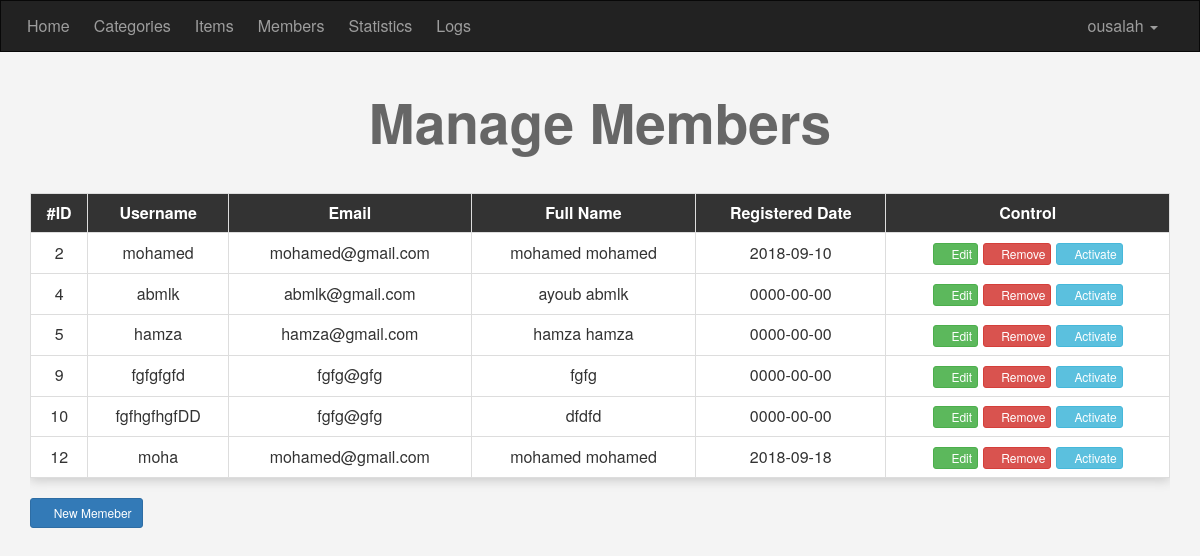
The app's page /admin/members.php (signed in), older data.
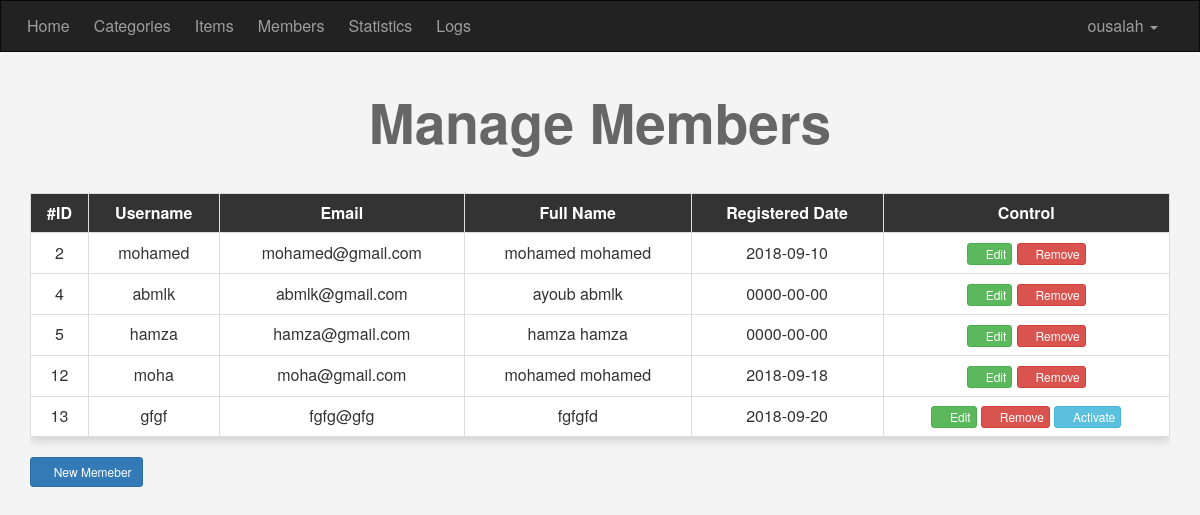
The same page, newer data.
### tables this page shows
CREATE TABLE `users` (
  `UserID` int(11) NOT NULL,
  `Username` varchar(255) NOT NULL,
  `Password` varchar(255) NOT NULL,
  `Email` varchar(255) NOT NULL,
  `FullName` varchar(255) NOT NULL,
  `GroupID` int(11) NOT NULL DEFAULT '0',
  `TrustStatus` int(11) NOT NULL DEFAULT '0',
  `RegStatus` int(11) NOT NULL DEFAULT '0' COMMENT 'Registration Approval',
  `Date` date NOT NULL
);

### admin/members.php (the view, shortened to what this page needs)
<?php
  if (isset($_SESSION['Username'])) {
    include 'init.php';
    $do = (isset($_GET['do']) && !empty($_GET['do'])) ? $_GET['do'] : 'manage';
    if ($do == 'manage') {
      $query = "";
      $stmt = $con->prepare("SELECT * FROM users WHERE GroupID != 1 $query");
      $stmt->execute();
      $rows = $stmt->fetchAll();
      $count = $stmt->rowCount();
?>
      <h1 class='text-center'>Manage Members</h1>
      <div class="container">
        <div class="table-responsive">
          <table class="main-table text-center table table-bordered">
            <tr>
              <th>#ID</th>
              <th>Username</th>
              <th>Email</th>
              <th>Full Name</th>
              <th>Registered Date</th>
              <th>Control</th>
            </tr>
            <?php if ($count > 0): ?>
              <?php foreach ($rows as $row): ?>
                <tr>
                  <td><?php echo $row["UserID"]; ?></td>
                  <td><?php echo $row["Username"]; ?></td>
                  <td><?php echo $row["Email"]; ?></td>
                  <td><?php echo $row["FullName"]; ?></td>
                  <td><?php echo $row["Date"]; ?></td>
                  <td>
                    <a href="?do=edit&userid=<?php echo $row["UserID"]; ?>" class="btn btn-success btn-xs"><i class="fa fa-edit"></i> Edit</a>
                    <a href="?do=delete&userid=<?php echo $row["UserID"]; ?>" class="btn btn-danger btn-xs confirm"><i class="fa fa-remove"></i> Remove</a>
                    <?php if ($row["RegStatus"] == 0): ?>
                      <a href="?do=activate&userid=<?php echo $row["UserID"]; ?>" class="btn btn-info btn-xs"><i class="fa fa-check"></i> Activate</a>
                    <?php endif; ?>
                  </td>
                </tr>
              <?php endforeach; ?>
            <?php else: ?>
              <tr>
                <td colspan='6'>No Data to Show.</td>
              </tr>
            <?php endif; ?>
          </table>
        </div>
        <a href="members.php?do=add" class="btn btn-primary btn-sm"><i class="fa fa-plus"></i> New Memeber</a>
      </div>
<?php
    }
    include $tpl . "footer.php";
  } else {
    header('Location: index.php');
    exit();
  }

### admin/includes/templates/header.php (shortened to what this page needs)
<!DOCTYPE html>
<html lang="en" dir="ltr">
  <head>
    <link rel="stylesheet" href="<?php echo $css . 'bootstrap.min.css' ?>">
    <link rel="stylesheet" href="<?php echo $css . 'font-awesome.min.css' ?>">
    <link rel="stylesheet" href="<?php echo $css . 'backend.css' ?>">
  </head>
  <body>

### admin/init.php (shortened to what this page needs)
<?php
  $lang = "includes/languages/";
  $tpl  = "includes/templates/";
  $css  = "layout/css/";
  include $lang . "english.php";
  include $tpl . "header.php";
  if (!isset($noNavbar)) { include $tpl . "navbar.php"; }

### admin/includes/templates/navbar.php (shortened to what this page needs)
<nav class="navbar navbar-inverse">
  <div class="container">
    <div class="navbar-header">
      <a class="navbar-brand" href="dashboard.php"><?php lang('ADMIN_HOME'); ?></a>
    </div>
    <div class="collapse navbar-collapse" id="app-nav">
      <ul class="nav navbar-nav">
        <li><a href="#"><?php lang('ADMIN_CATEGORIES') ?></a></li>
        <li><a href="#"><?php lang('ADMIN_ITEMS') ?></a></li>
        <li><a href="members.php"><?php lang('ADMIN_MEMBERS') ?></a></li>
        <li><a href="#"><?php lang('ADMIN_STATISTICS') ?></a></li>
        <li><a href="#"><?php lang('ADMIN_LOGS') ?></a></li>
      </ul>
      <ul class="nav navbar-nav navbar-right">
        <li class="dropdown">
          <a href="#" class="dropdown-toggle" data-toggle="dropdown" role="button" aria-haspopup="true" aria-expanded="false">
            <?php if (isset($_SESSION['Username'])) { echo $_SESSION['Username']; } ?>
            <span class="caret"></span>
          </a>
        </li>
      </ul>
    </div>
  </div>
</nav>

### admin/includes/languages/english.php
<?php
  function lang( $phrase ) {
    static $lang = array(
      'ADMIN_DEFAULT_PAGE_TITLE'     => 'Default',
      'ADMIN_LOGIN_PAGE_TITLE'       => 'Login',
      'ADMIN_DASHBOARD_PAGE_TITLE'   => 'Dashboard',
      'ADMIN_HOME'         => 'Home',
      'ADMIN_CATEGORIES'   => 'Categories',
      'ADMIN_ITEMS'        => 'Items',
      'ADMIN_MEMBERS'      => 'Members',
      'ADMIN_STATISTICS'   => 'Statistics',
      'ADMIN_LOGS'         => 'Logs',
      'ADMIN_EDIT_PROFILE' => 'Edit Profile',
      'ADMIN_SETTINGS'     => 'Settings',
      'ADMIN_LOGOUT'       => 'Logout',
      'ADMIN_LOGIN'                 => 'Admin Login',
      'ADMIN_PLACEHOLDER_USERNAME'  => 'Username',
      'ADMIN_PLACEHOLDER_PASSWORD'  => 'Password',
      'ADMIN_BTN_LOGIN'             => 'Login',
    );
    echo $lang[$phrase];
  }

### admin/includes/templates/footer.php (shortened to what this page needs)
  </body>
</html>

### admin/layout/css/backend.css (style rules this page uses)
body { background-color: #f4f4f4; font-size: 16px; }
.navbar { border-radius: 0; margin-bottom: 0; }
.nav > li > a, .navbar-brand { padding: 15px 12px; }
.navbar-brand { font-size: 1em; }
h1 { font-size: 55px; margin: 40px 0; font-weight: bold; color: #666; }
.main-table { -webkit-box-shadow: 0 3px 10px #ccc; -moz-box-shadow: 0 3px 10px #ccc; box-shadow: 0 3px 10px #ccc; }
.main-table tr:first-child th { background-color: #333; color: #fff; }
.main-table th, .main-table td { text-align: center; }
.main-table td { background-color: #fff; vertical-align: middle !important; }

Row changes from the older to the newer data that the page shows:
removed users: UserID "9", Username "fgfgfgfd", Email "fgfg@gfg", FullName "fgfg", Date "0000-00-00"
removed users: UserID "10", Username "fgfhgfhgfDD", Email "fgfg@gfg", FullName "dfdfd", Date "0000-00-00"
changed users "mohamed": no longer shows "Activate"
changed users "abmlk": no longer shows "Activate"
changed users "hamza": no longer shows "Activate"
changed users "moha": Email "mohamed@gmail.com" → "moha@gmail.com"; no longer shows "Activate"
added users: UserID "13", Username "gfgf", Email "fgfg@gfg", FullName "fgfgfd", Date "2018-09-20"
